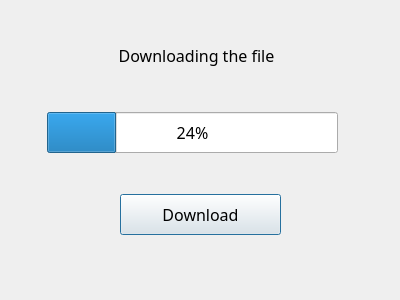
<?xml version="1.0" encoding="UTF-8"?>
<ui version="4.0">
 <class>Dialog</class>
 <widget class="QDialog" name="Dialog">
  <property name="geometry">
   <rect>
    <x>0</x>
    <y>0</y>
    <width>400</width>
    <height>300</height>
   </rect>
  </property>
  <property name="font">
   <font>
    <family>Monaco</family>
    <pointsize>12</pointsize>
   </font>
  </property>
  <property name="windowTitle">
   <string>Dialog</string>
  </property>
  <widget class="QLabel" name="label">
   <property name="geometry">
    <rect>
     <x>86</x>
     <y>40</y>
     <width>221</width>
     <height>31</height>
    </rect>
   </property>
   <property name="text">
    <string>Downloading the file</string>
   </property>
   <property name="alignment">
    <set>Qt::AlignCenter</set>
   </property>
  </widget>
  <widget class="QProgressBar" name="progressBar">
   <property name="geometry">
    <rect>
     <x>47</x>
     <y>112</y>
     <width>291</width>
     <height>41</height>
    </rect>
   </property>
   <property name="value">
    <number>24</number>
   </property>
  </widget>
  <widget class="QPushButton" name="pushButtonDownload">
   <property name="geometry">
    <rect>
     <x>120</x>
     <y>194</y>
     <width>161</width>
     <height>41</height>
    </rect>
   </property>
   <property name="text">
    <string>Download</string>
   </property>
  </widget>
 </widget>
 <resources/>
 <connections/>
</ui>
